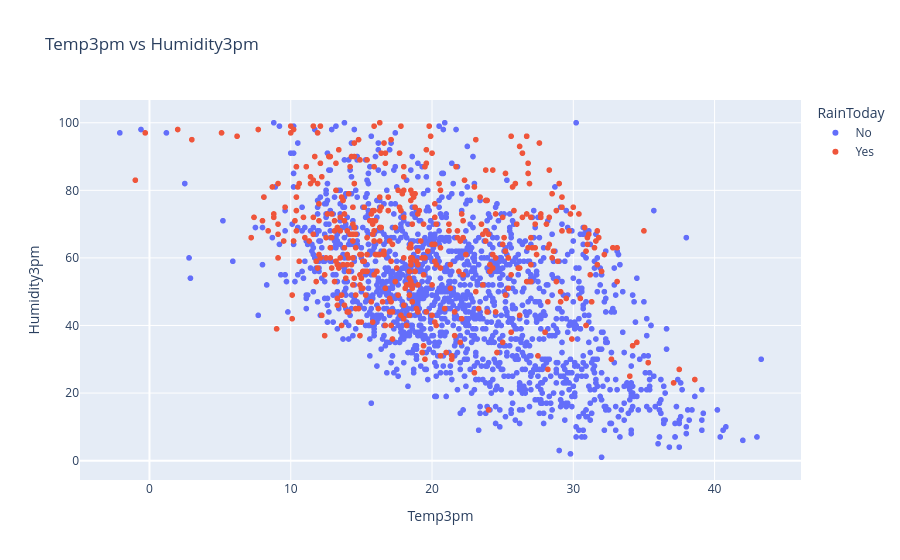

Notebook code cell kept with this figure:
### Code cell
# temp3pm vs humidity3pm
px.scatter(df.sample(2000), x= 'Temp3pm', y='Humidity3pm',
             title='Temp3pm vs Humidity3pm',
             color='RainToday',)

### Figure 1 — Plotly figure (JSON) as saved in the notebook; plotly's stock layout.template omitted (floating-point values rounded to 4 significant figures; data arrays with more than 128 entries replaced by an {"elided": "..."} marker saying what was removed)
{"data": [{"hovertemplate": "RainToday=No<br>Temp3pm=%{x}<br>Humidity3pm=%{y}<extra></extra>", "legendgroup": "No", "marker": {"color": "#636efa", "symbol": "circle"}, "mode": "markers", "name": "No", "showlegend": true, "type": "scattergl", "x": {"elided": "1559 float values"}, "xaxis": "x", "y": {"elided": "1559 float values"}, "yaxis": "y"}, {"hovertemplate": "RainToday=Yes<br>Temp3pm=%{x}<br>Humidity3pm=%{y}<extra></extra>", "legendgroup": "Yes", "marker": {"color": "#EF553B", "symbol": "circle"}, "mode": "markers", "name": "Yes", "showlegend": true, "type": "scattergl", "x": {"elided": "441 float values"}, "xaxis": "x", "y": {"elided": "441 float values"}, "yaxis": "y"}], "layout": {"legend": {"title": {"text": "RainToday"}, "tracegroupgap": 0}, "title": {"text": "Temp3pm vs Humidity3pm"}, "xaxis": {"anchor": "y", "domain": [0, 1], "title": {"text": "Temp3pm"}}, "yaxis": {"anchor": "x", "domain": [0, 1], "title": {"text": "Humidity3pm"}}}}
